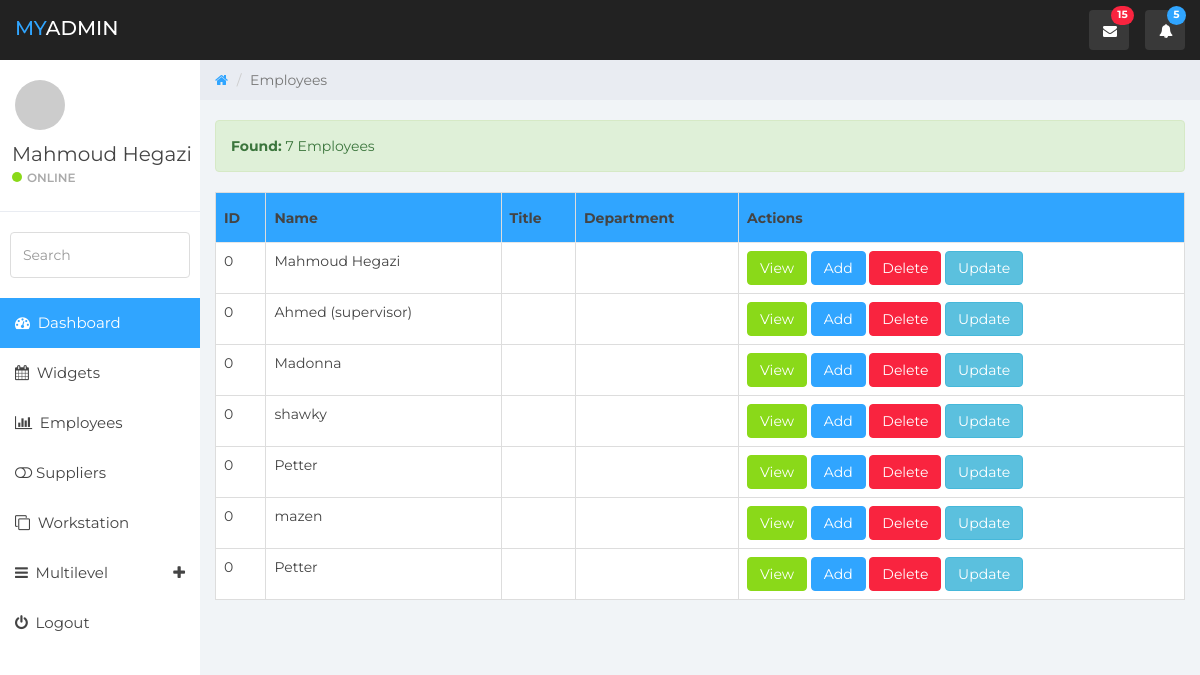
Screenshot of /myadmin/employees.php (signed in) with the database file from the repository.
### tables this page shows
CREATE TABLE `users` (
  `name` varchar(45) NOT NULL,
  `image` text,
  `password` varchar(62) NOT NULL,
  `id` int(11) NOT NULL,
  `username` varchar(11) NOT NULL
);

CREATE TABLE `employees` (
  `id` int(11) NOT NULL,
  `name` varchar(50) NOT NULL,
  `location` varchar(70) DEFAULT NULL,
  `image` text,
  `creator_id` int(11) NOT NULL,
  `sup_location` enum('floor1','floor2','floor3','floor4') NOT NULL,
  `resigned` enum('yes','no') NOT NULL DEFAULT 'no',
  `job_title` varchar(50) DEFAULT NULL,
  `employee_id` varchar(15) NOT NULL,
  `department` varchar(60) DEFAULT NULL
);

### myadmin/includes/handle_login.php (called while the page is built, shortened)
<?php
global $con;
$getloged_id = $_SESSION['id'];
$query = "SELECT * FROM users WHERE id=" . $getloged_id;
$res = mysqli_query($con, $query);
while ($row = mysqli_fetch_assoc($res)) {
	 $user = $row['name'];
}
?>

### myadmin/includes/employee.php (the view, shortened to what this page needs)
<?php
function getempolyess() {
global $con;
$query = "SELECT * FROM employees";
$result = mysqli_query($con, $query);
$employess_count = mysqli_num_rows($result);
		 echo "<br /><div class='alert alert-success'>
           <strong>Found: </strong>" . $employess_count ." Employees</div>";
?>
    <thead>
      <tr>
        <th>ID</th>
        <th>Name</th>
        <th>Title</th>
		<th>Department</th>
		<th>Actions</th>
      </tr>
    </thead>
    <tbody>
<?php
$r = 0;
     while ($row = mysqli_fetch_assoc($result)) {
		 $emp_name = $row['name'];
         $emp_title = $row['job_title'];
         $emp_empid = $row['employee_id'];
         $emp_dep = $row['department'];
		 $r += 1;
?>
      <tr>
        <td><?php echo $emp_empid; ?></td>
        <td><?php echo $emp_name; ?></td>
        <td><?php echo $emp_title; ?></td>
		<td><?php echo $emp_dep; ?></td>
        <td>
     <button type="button" class="btn btn-success border-success" data-toggle="modal" data-target="#myModal<?php echo $r;?>">View</button>
	 <button class="btn btn-primary border-success">Add</button>
     <button class="btn btn-danger btn btn-info border border-success">Delete</button> <button class="btn btn-info border-success">Update</button></td>
      </tr>
<?php }}
	getempolyess();
?>
    </tbody>
  </table>

### myadmin/includes/header.php (shortened to what this page needs)
<!DOCTYPE html>
<html>
<head>
	<link href="css/bootstrap.min.css" rel="stylesheet">
	<link href="css/font-awesome.min.css" rel="stylesheet">
	<link href="css/datepicker3.css" rel="stylesheet">
	<link href="css/styles.css" rel="stylesheet">
</head>
<body>

### myadmin/includes/aside.php (shortened to what this page needs)
<?php include 'db.php'; ?>
<?php
include 'handle_login.php';
?>
<nav class="navbar navbar-custom navbar-fixed-top" role="navigation">
		<div class="container-fluid">
			<div class="navbar-header">
				<a class="navbar-brand" href="#"><span>My</span>Admin</a>
				<ul class="nav navbar-top-links navbar-right">
					<li class="dropdown"><a class="dropdown-toggle count-info" data-toggle="dropdown" href="#">
						<em class="fa fa-envelope"></em><span class="label label-danger">15</span>
					</a>
					</li>
					<li class="dropdown"><a class="dropdown-toggle count-info" data-toggle="dropdown" href="#">
						<em class="fa fa-bell"></em><span class="label label-info">5</span>
					</a>
					</li>
				</ul>
			</div>
		</div>
	</nav>
	<div id="sidebar-collapse" class="col-sm-3 col-lg-2 sidebar">
		<div class="profile-sidebar">
			<div class="profile-userpic">
				<img src="http://placehold.it/50/30a5ff/fff" class="img-responsive" alt="">
			</div>
			<div class="profile-usertitle">
				<div class="profile-usertitle-name"><?php
                    echo $user;
				 ?></div>
				<div class="profile-usertitle-status"><span class="indicator label-success"></span>Online</div>
			</div>
		</div>
		<form role="search">
			<div class="form-group">
				<input type="text" class="form-control" placeholder="Search">
			</div>
		</form>
		<ul class="nav menu">
			<li class="active"><a href="includes/register.php"><em class="fa fa-dashboard">&nbsp;</em> Dashboard</a></li>
			<li><a href="widgets.html"><em class="fa fa-calendar">&nbsp;</em> Widgets</a></li>
			<li><a href="./employees.php"><em class="fa fa-bar-chart">&nbsp;</em> Employees</a></li>
			<li><a href="./suppliers.php"><em class="fa fa-toggle-off">&nbsp;</em>Suppliers</a></li>
			<li><a href="./workstation.php"><em class="fa fa-clone">&nbsp;</em> Workstation</a></li>
			<li class="parent "><a data-toggle="collapse" href="#sub-item-1">
				<em class="fa fa-navicon">&nbsp;</em> Multilevel <span data-toggle="collapse" href="#sub-item-1" class="icon pull-right"><em class="fa fa-plus"></em></span>
				</a>
			</li>
			<li><a href="login.html"><em class="fa fa-power-off">&nbsp;</em> Logout</a></li>
		</ul>
	</div>

### myadmin/employees.php (shortened to what this page needs)
<?php include 'includes/header.php'; ?>
<?php include 'includes/aside.php'; ?>
	<div class="col-sm-9 col-sm-offset-3 col-lg-10 col-lg-offset-2 main">
		<div class="row">
			<ol class="breadcrumb">
				<li><a href="#">
					<em class="fa fa-home"></em>
				</a></li>
				<li class="active">Employees</li>
			</ol>
		</div>
			<div>
				<div class=" table-responsive-sm">
				  <table class="table table-bordered">
       <?php include 'includes/employee.php'; ?>
    </div>
	</div>
	</div>
</body>
</html>

### rows the page displays
users: name "Mahmoud Hegazi"
employees: employee "0", name "Mahmoud Hegazi"
employees: employee "0", name "Ahmed (supervisor)"
employees: employee "0", name "Madonna"
employees: employee "0", name "shawky"
employees: employee "0", name "Petter"
employees: employee "0", name "mazen"
employees: employee "0", name "Petter"

### other values shown
$employess_count "7"
